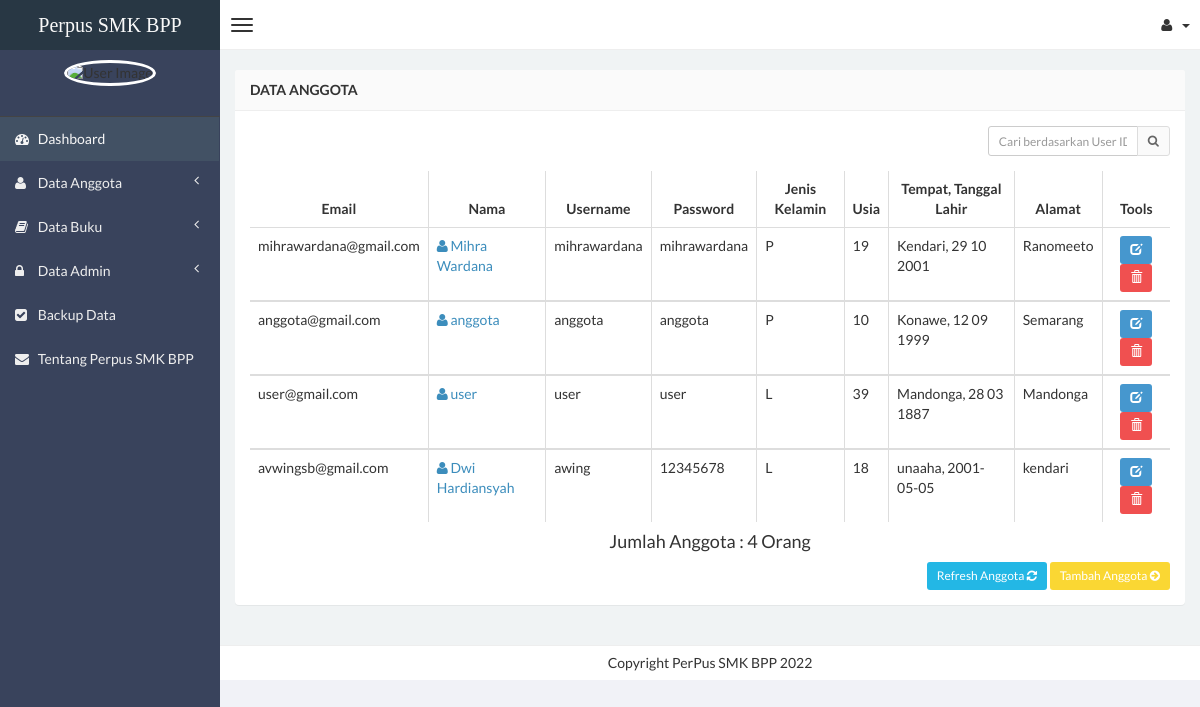
/admin/anggota.php (signed in), run on the app's committed database.
### tables this page shows
CREATE TABLE `data_anggota` (
  `id` int(4) NOT NULL,
  `no_induk` varchar(100) NOT NULL,
  `nama` varchar(150) NOT NULL,
  `username` varchar(100) NOT NULL,
  `password` varchar(25) NOT NULL,
  `jk` varchar(2) NOT NULL,
  `kelas` varchar(5) NOT NULL,
  `ttl` varchar(100) NOT NULL,
  `alamat` varchar(250) NOT NULL,
  `foto` varchar(75) NOT NULL
);

### admin/anggota.php (the view, shortened to what this page needs)
<?php
if (empty($_SESSION['username'])) {
    header('location:../index.php');
} else {
?>
    <!DOCTYPE html>
    <html>
    <head>
        <link href="../css/bootstrap.min.css" rel="stylesheet" type="text/css" />
        <link href="../css/font-awesome.min.css" rel="stylesheet" type="text/css" />
        <link href="../css/ionicons.min.css" rel="stylesheet" type="text/css" />
        <link href="../css/morris/morris.css" rel="stylesheet" type="text/css" />
        <link href="../css/jvectormap/jquery-jvectormap-1.2.2.css" rel="stylesheet" type="text/css" />
        <link href="../css/datepicker/datepicker3.css" rel="stylesheet" type="text/css" />
        <link href="../css/daterangepicker/daterangepicker-bs3.css" rel="stylesheet" type="text/css" />
        <link href="../css/iCheck/all.css" rel="stylesheet" type="text/css" />
        <link href="../css/style.css" rel="stylesheet" type="text/css" />
    </head>
    <body class="skin-black">
        <header class="header">
            <a href="index.php" class="logo">
                Perpus SMK BPP
            </a>
            <nav class="navbar navbar-static-top" role="navigation">
                <a href="#" class="navbar-btn sidebar-toggle" data-toggle="offcanvas" role="button">
                    <span class="icon-bar"></span>
                    <span class="icon-bar"></span>
                    <span class="icon-bar"></span>
                </a>
                <div class="navbar-right">
                    <ul class="nav navbar-nav">
                        <li class="dropdown user user-menu">
                            <a href="#" class="dropdown-toggle" data-toggle="dropdown">
                                <i class="fa fa-user"></i>
                                <span><?php echo $_SESSION['fullname']; ?> <i class="caret"></i></span>
                            </a>
                        </li>
                    </ul>
                </div>
            </nav>
        </header>
    <?php } ?>
    <div class="wrapper row-offcanvas row-offcanvas-left">
        <aside class="left-side sidebar-offcanvas">
            <section class="sidebar">
                <div class="user-panel">
                    <div>
                        <center><img src="<?php echo $_SESSION['gambar']; ?>" height="80" width="80" class="img-circle" alt="User Image" style="border: 3px solid white;" /></center>
                    </div>
                    <div class="info">
                    </div>
                </div>
                <?php include "menu.php"; ?>
            </section>
        </aside>
        <aside class="right-side">
            <section class="content">
                <div class="row">
                    <div class="col-xs-12">
                        <div class="panel">
                            <header class="panel-heading">
                                <b>Data Anggota</b>
                                    </header>
                            <div class="panel-body table-responsive">
                                <div class="box-tools m-b-15">
                                    <form action="anggota.php" method="POST">
                                        <div class="input-group">
                                            <input type='text' class="form-control input-sm pull-right" style="width: 150px;" name='qcari' placeholder='Cari berdasarkan User ID dan Username' required />
                                            <div class="input-group-btn">
                                                <button class="btn btn-sm btn-default" type="submit"><i class="fa fa-search"></i></button>
                                            </div>
                                        </div>
                                    </form>
                                </div>
                                <?php
                                $query1 = "select * from data_anggota";
                                $tampil = mysqli_query($conn, $query1) or die(mysqli_error($conn));
                                ?>
                                <table id="example" class="table table-hover table-bordered">
                                    <thead>
                                        <tr>
                                            <th>
                                                <center>Email </center>
                                            </th>
                                            <th>
                                                <center>Nama </center>
                                            </th>
                                            <th>
                                                <center>Username </center>
                                            </th>
                                            <th>
                                                <center>Password </center>
                                            </th>
                                            <th>
                                                <center>Jenis Kelamin </center>
                                            </th>
                                            <th>
                                                <center>Usia </center>
                                            </th>
                                            <th>
                                                <center>Tempat, Tanggal Lahir </center>
                                            </th>
                                            <th>
                                                <center>Alamat </center>
                                            </th>
                                            <th>
                                                <center>Tools</center>
                                            </th>
                                        </tr>
                                    </thead>
                                    <?php while ($data = mysqli_fetch_array($tampil)) { ?>
                                        <tbody>
                                            <tr>
                                                <td><?php echo $data['no_induk']; ?></td>
                                                <td><a href="detail-anggota.php?hal=edit&kd=<?php echo $data['id']; ?>"><span class="fa fa-user"></span> <?php echo $data['nama']; ?></a></td>
                                                <td><?php echo $data['username']; ?></td>
                                                <td><?php echo $data['password']; ?></td>
                                                <td><?php echo $data['jk']; ?></td>
                                                <td><?php echo $data['kelas']; ?></td>
                                                <td><?php echo $data['ttl']; ?></td>
                                                <td><?php echo $data['alamat']; ?></td>
                                                <td>
                                                    <center>
                                                        <div id="thanks"><a class="btn btn-sm btn-primary" data-placement="bottom" data-toggle="tooltip" title="Edit Anggota" href="edit-anggota.php?hal=edit&kd=<?php echo $data['id']; ?>"><span class="glyphicon glyphicon-edit"></span></a>
                                                            <a onclick="return confirm ('Yakin hapus <?php echo $data['nama']; ?>.?');" class="btn btn-sm btn-danger tooltips" data-placement="bottom" data-toggle="tooltip" title="Hapus Anggota" href="hapus-anggota.php?hal=hapus&kd=<?php echo $data['id']; ?>"><span class="glyphicon glyphicon-trash"></a>
                                                    </center>
                                                </td>
                                            </tr>
                            </div>
                        <?php
                                    }
                        ?>
                        <?php $tampil = mysqli_query($conn, "select * from data_anggota order by id");
                        $user = mysqli_num_rows($tampil);
                        ?>
                        <center>
                            <h4>Jumlah Anggota : <?php echo "$user"; ?> Orang </h4>
                        </center>
                        <div class="text-right" style="margin-top: 10px;">
                            <a href="anggota.php" class="btn btn-sm btn-info">Refresh Anggota <i class="fa fa-refresh"></i></a> <a href="input-anggota.php" class="btn btn-sm btn-warning">Tambah Anggota <i class="fa fa-arrow-circle-right"></i></a>
                        </div>
                        </div>
    <div class="footer-main">
        Copyright PerPus SMK BPP 2022
    </div>
    </body>
    </html>

### data on the page
data_anggota: no_induk "mihrawardana@gmail.com", nama "Mihra Wardana", username "mihrawardana", password "mihrawardana", jk "P", kelas "19", ttl "Kendari, 29 10 2001", alamat "Ranomeeto"
data_anggota: no_induk "anggota@gmail.com", nama "anggota", username "anggota", password "anggota", jk "P", kelas "10", ttl "Konawe, 12 09 1999", alamat "Semarang"
data_anggota: no_induk "user@gmail.com", nama "user", username "user", password "user", jk "L", kelas "39", ttl "Mandonga, 28 03 1887", alamat "Mandonga"
data_anggota: no_induk "avwingsb@gmail.com", nama "Dwi Hardiansyah", username "awing", password "12345678", jk "L", kelas "18", ttl "unaaha, 2001-05-05", alamat "kendari"

### other printed values
$user "4"
